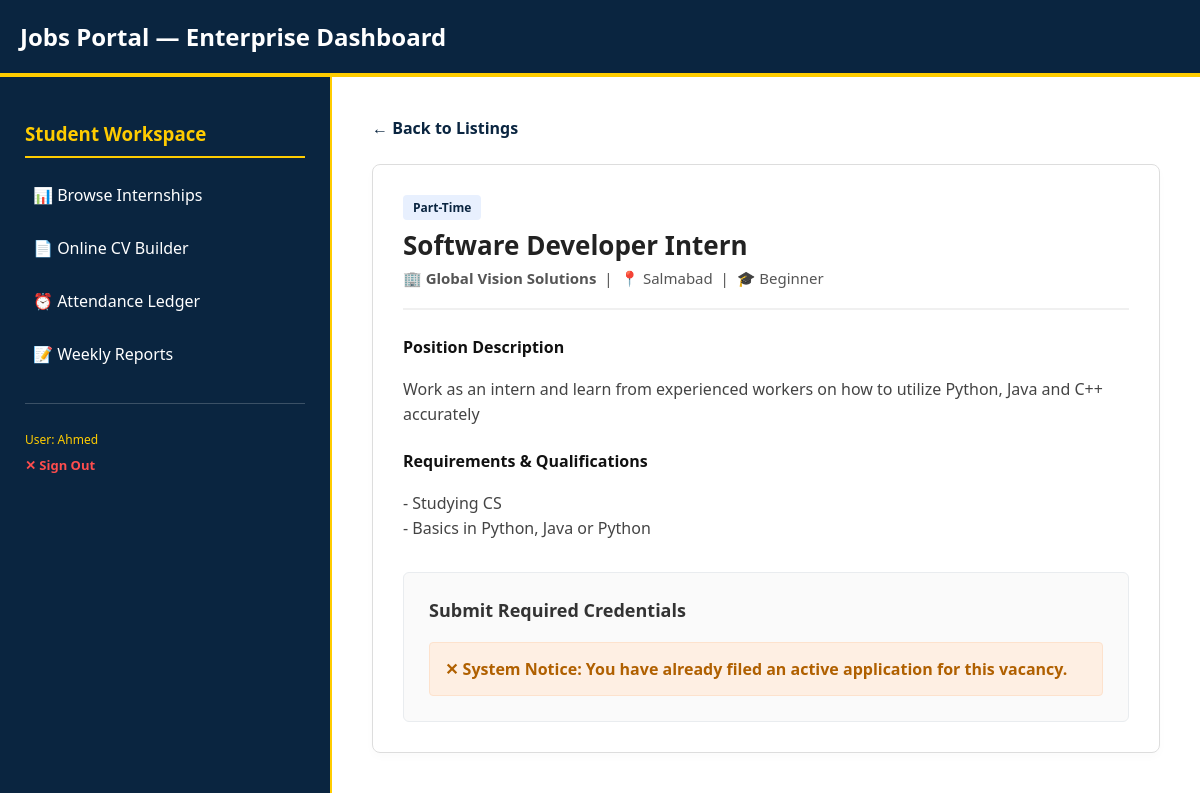
The page /apply/1/ (signed in) on the database its author committed.
### student_portal/models.py (models this page shows, shortened)
class InternshipPosting(models.Model):
    LEVEL_CHOICES = (('Beginner', 'Beginner'), ('Intermediate', 'Intermediate'), ('Advanced', 'Advanced'))
    NATURE_CHOICES = (('Full-Time', 'Full-Time'), ('Part-Time', 'Part-Time'), ('Remote', 'Remote'))
    company = models.ForeignKey(CompanyProfile, on_delete=models.CASCADE, related_name='postings')
    track = models.ForeignKey(TrainingTrack, on_delete=models.CASCADE, related_name='postings')
    title = models.CharField(max_length=255)
    description = models.TextField()
    requirements = models.TextField()
    location = models.CharField(max_length=255)
    level = models.CharField(max_length=50, choices=LEVEL_CHOICES)
    nature = models.CharField(max_length=50, choices=NATURE_CHOICES)
    salary_range = models.CharField(max_length=100, blank=True, null=True)
    education_level = models.CharField(max_length=100)
    views_count = models.PositiveIntegerField(default=0)
    is_approved = models.BooleanField(default=False)
    max_interns = models.PositiveIntegerField(
        default=3,
        help_text="Maximum number of students allowed to be hired for this position."
    )
    created_at = models.DateTimeField(auto_now_add=True)

class CompanyProfile(models.Model):
    user = models.OneToOneField(User, on_delete=models.CASCADE, related_name='companyprofile')
    company_name = models.CharField(max_length=255)
    description = models.TextField()
    location = models.CharField(max_length=255)
    website = models.URLField(blank=True, null=True)
    is_active = models.BooleanField(default=True)

### student_portal/views.py (the view, shortened to what this page needs)
# urls.py: path('apply/<int:posting_id>/', views.apply_internship_view, name='apply_internship'),
@login_required
def apply_internship_view(request, posting_id):
    posting = get_object_or_404(InternshipPosting, id=posting_id)
    existing_application = Application.objects.filter(email=request.user.email, internship=posting).exists()
    context = {
        'posting': posting,
        'existing_application': existing_application
    }
    return render(request, 'apply_internship.html', context)

### student_portal/templates/apply_internship.html (shortened to what this page needs)
{% extends 'base.html' %}
{% block content %}
<div style="margin-bottom: 25px;">
    <a href="{% url 'student_dashboard' %}" style="text-decoration: none; color: var(--primary-blue); font-weight: bold;">&larr; Back to Listings</a>
</div>
<div style="background: white; border: 1px solid #ddd; border-radius: 8px; padding: 30px; box-shadow: 0 4px 10px rgba(0,0,0,0.02);">
    <div style="border-bottom: 2px solid #f0f0f0; padding-bottom: 20px; margin-bottom: 25px;">
        <span style="background: #e8f0fe; color: var(--primary-blue); padding: 4px 10px; border-radius: 4px; font-size: 12px; font-weight: bold;">{{ posting.nature|default:"Full-Time" }}</span>
        <h2 style="margin: 10px 0 5px 0; font-size: 26px; color: #222;">{{ posting.title }}</h2>
        <p style="margin: 0; color: #555; font-size: 15px;">
            🏢 <strong>{{ posting.company.company_name|default:"Partner Employer" }}</strong> &nbsp;|&nbsp; 📍 {{ posting.location|default:"Bahrain" }} &nbsp;|&nbsp; 🎓 {{ posting.level|default:"Undergraduate" }}
        </p>
    </div>
    <div style="margin-bottom: 30px; line-height: 1.6; color: #444;">
        <h4 style="margin-bottom: 10px; color: #111;">Position Description</h4>
        <p style="margin-bottom: 20px; white-space: pre-line;">{{ posting.description }}</p>
        {% if posting.requirements %}
            <h4 style="margin-bottom: 10px; color: #111;">Requirements & Qualifications</h4>
            <p style="white-space: pre-line;">{{ posting.requirements }}</p>
        {% endif %}
    </div>
    <div style="background: #fafafa; border: 1px solid #e9ecef; border-radius: 6px; padding: 25px;">
        <h3 style="margin-top: 0; margin-bottom: 20px; font-size: 18px;">Submit Required Credentials</h3>
        {% if existing_application %}
            <div style="background: #feefe3; border: 1px solid #fde2cd; color: #b06000; padding: 15px; border-radius: 4px; font-weight: bold;">
                ✕ System Notice: You have already filed an active application for this vacancy.
            </div>
        {% endif %}
    </div>
</div>
{% endblock %}

### student_portal/templates/base.html (shortened to what this page needs)
{% load static %}
<!DOCTYPE html>
<html lang="en">
<head>
    <link rel="stylesheet" href="{% static 'css/style.css' %}">
</head>
<body>
    <header>
        <h1>Jobs Portal — Enterprise Dashboard</h1>
    </header>
    <div class="main-layout">
        <aside class="admin-sidebar">
            {% if user.is_authenticated %}
                {% if user.is_staff or user.is_superuser or user.userprofile.role == 'admin' %}
                    <h3>Master Admin</h3>
                    <ul>
                        <li><a href="/admin/">⚙️ Site Settings & CMS</a></li>
                        <li><a href="/admin/student_portal/trainingtrack/">💡 Manage Trainings</a></li>
                        <li><a href="/admin/student_portal/university/">🎓 Manage Universities</a></li>
                        <li><a href="{% url 'admin_manage' %}">⚡ Shift Verification</a></li>
                        <li><a href="/admin/student_portal/companyprofile/">🏢 Manage Employers</a></li>
                    </ul>
                {% elif user.userprofile.role == 'company' %}
                    <h3>Employer Console</h3>
                    <ul>
                        <li><a href="{% url 'company_dashboard' %}">📊 Dashboard & Postings</a></li>
                        <li><a href="{% url 'post_internship' %}">➕ Post Internship</a></li>
                    </ul>
                {% else %}
                    <h3>Student Workspace</h3>
                    <ul>
                        <li><a href="{% url 'student_dashboard' %}">📊 Browse Internships</a></li>
                        <li><a href="{% url 'resume_builder' %}">📄 Online CV Builder</a></li>
                        <li><a href="{% url 'attendance_log' %}">⏰ Attendance Ledger</a></li>
                        <li><a href="{% url 'weekly_reports' %}">📝 Weekly Reports</a></li>
                    </ul>
                {% endif %}
                <div style="margin-top: 30px; padding-top: 15px; border-top: 1px solid rgba(255,255,255,0.2);">
                    <p style="font-size: 12px; color: #ffcc00; margin-bottom: 5px;">User: {{ user.username }}</p>
                    <form action="{% url 'logout' %}" method="post" style="display: inline; margin: 0; padding: 0;">
                        <button type="submit" style="background: none; border: none; color: #ff4d4d; text-decoration: none; font-size: 13px; font-weight: bold; cursor: pointer; padding: 0; font-family: inherit;">✕ Sign Out</button>
                    </form>
                </div>
            {% else %}
                <h3>Guest Menu</h3>
                <ul>
                    <li><a href="{% url 'login' %}">🔑 Sign In</a></li>
                </ul>
            {% endif %}
        </aside>
        <main class="content">
            {% block content %}{% endblock %}
        </main>
    </div>
</body>
</html>

### student_portal/static/css/style.css (style rules this page uses)
:root { --primary-blue: #0a2540; --accent-yellow: #ffcc00; --clean-white: #ffffff; --text-dark: #333333; --bg-light: #f4f6f9; }
body { margin: 0; font-family: 'Segoe UI', Tahoma, Geneva, Verdana, sans-serif; background-color: var(--clean-white); color: var(--text-dark); }
header { background-color: var(--primary-blue); color: var(--clean-white); padding: 20px; border-bottom: 4px solid var(--accent-yellow); }
header h1 { margin: 0; font-size: 24px; }
.main-layout { display: flex; min-height: calc(100vh - 140px); }
.admin-sidebar { width: 280px; background-color: var(--primary-blue); color: var(--clean-white); padding: 25px; border-right: 2px solid var(--accent-yellow); }
.admin-sidebar h3 { border-bottom: 2px solid var(--accent-yellow); padding-bottom: 10px; color: var(--accent-yellow); }
.admin-sidebar ul { list-style: none; padding: 0; margin: 0; }
.admin-sidebar ul li { margin-bottom: 15px; }
.admin-sidebar ul li a { color: var(--clean-white); text-decoration: none; font-weight: 500; display: block; padding: 8px; border-radius: 4px; }
.content { flex: 1; padding: 40px; background-color: var(--clean-white); }
.content > * { opacity: 0; animation: smoothFadeIn 0.6s cubic-bezier(0.165, 0.84, 0.44, 1) forwards; }
.content > *:nth-child(1) { animation-delay: 0.1s; }
.content > *:nth-child(2) { animation-delay: 0.2s; }

### rows shown on the page
InternshipPosting: nature "Part-Time", title "Software Developer Intern", company.company_name "Global Vision Solutions", location "Salmabad", level "Beginner", description "Work as an intern and learn from experienced workers on how to utilize Python, Java and C++ accurately", requirements "- Studying CS - Basics in Python, Java or Python"

### other values the page prints
{{ user.username }} "Ahmed"
